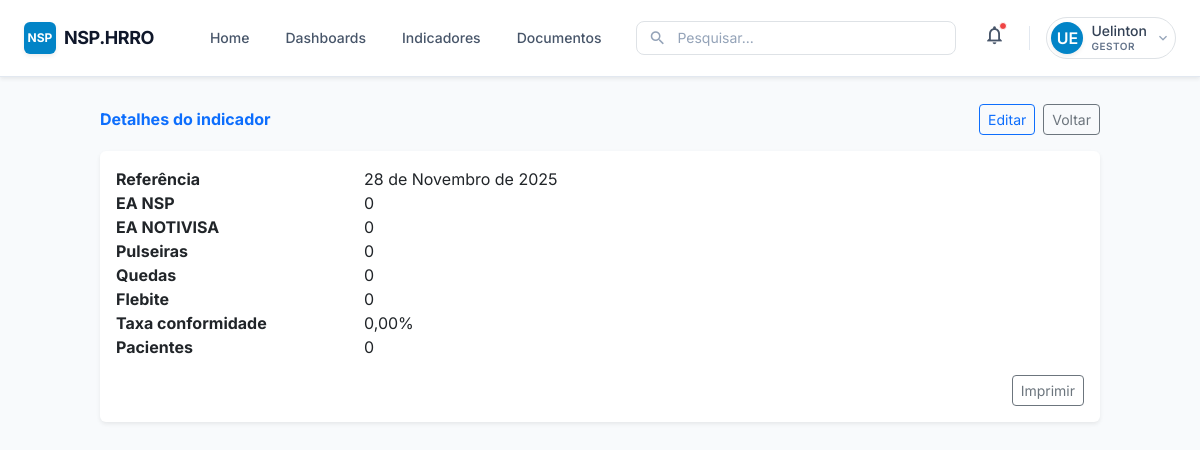
The app's page /indicadores/33/ (signed in) with its own data.
### core/models.py (models this page shows, shortened)
class MetricEntry(models.Model):
    referencia = models.DateField(default=timezone.now)
    total_ea_nsp = models.PositiveIntegerField()
    total_ea_notivisa = models.PositiveIntegerField()
    total_pulseiras = models.PositiveIntegerField()
    total_ea_queda = models.PositiveIntegerField()
    total_ea_flebite = models.PositiveIntegerField()
    taxa_conformidade = models.DecimalField(max_digits=5, decimal_places=2)
    total_pacientes = models.PositiveIntegerField()
    created_at = models.DateTimeField(auto_now_add=True)
    class Meta:
        ordering = ["-created_at"]

### core/views.py (the view)
# urls.py: path("indicadores/<int:pk>/", indicador_detail, name="indicador_detail"),
@login_required
def indicador_detail(request, pk):
    registro = get_object_or_404(MetricEntry, pk=pk)
    return render(request, "nsp/indicador_detail.html", {"registro": registro})

### templates/nsp/indicador_detail.html (shortened to what this page needs)
{% extends "nsp/base.html" %}
{% block content %}
<div class="container py-4">
  <div class="d-flex justify-content-between align-items-center mb-3">
    <h3 class="mb-0 fw-bold text-primary">Detalhes do indicador</h3>
    <div class="d-flex gap-2">
      <a href="{% url 'coleta_edit' registro.id %}" class="btn btn-outline-primary btn-sm">Editar</a>
      <a href="{% url 'indicadores' %}" class="btn btn-outline-secondary btn-sm">Voltar</a>
    </div>
  </div>
  <div class="card border-0 shadow-sm">
    <div class="card-body">
      <dl class="row mb-0">
        <dt class="col-sm-3">Referência</dt><dd class="col-sm-9">{{ registro.referencia }}</dd>
        <dt class="col-sm-3">EA NSP</dt><dd class="col-sm-9">{{ registro.total_ea_nsp }}</dd>
        <dt class="col-sm-3">EA NOTIVISA</dt><dd class="col-sm-9">{{ registro.total_ea_notivisa }}</dd>
        <dt class="col-sm-3">Pulseiras</dt><dd class="col-sm-9">{{ registro.total_pulseiras }}</dd>
        <dt class="col-sm-3">Quedas</dt><dd class="col-sm-9">{{ registro.total_ea_queda }}</dd>
        <dt class="col-sm-3">Flebite</dt><dd class="col-sm-9">{{ registro.total_ea_flebite }}</dd>
        <dt class="col-sm-3">Taxa conformidade</dt><dd class="col-sm-9">{{ registro.taxa_conformidade }}%</dd>
        <dt class="col-sm-3">Pacientes</dt><dd class="col-sm-9">{{ registro.total_pacientes }}</dd>
      </dl>
      <div class="text-end mt-3">
        <button class="btn btn-outline-secondary btn-sm" onclick="window.print()">Imprimir</button>
      </div>
    </div>
  </div>
</div>
{% endblock %}

### templates/nsp/base.html (shortened to what this page needs)
<!DOCTYPE html>
<html lang="pt-BR">
<head>
    <script src="https://cdn.tailwindcss.com"></script>
    <link href="https://cdn.jsdelivr.net/npm/bootstrap@5.3.0/dist/css/bootstrap.min.css" rel="stylesheet">
    <link href="https://cdn.jsdelivr.net/npm/bootstrap-icons@1.11.1/font/bootstrap-icons.css" rel="stylesheet">
</head>
<body class="bg-slate-50 text-slate-800">
    {% if request.path|default:"" != "/login/" %}
    <nav class="fixed top-0 left-0 w-full bg-white border-b border-slate-200 z-50 shadow-sm">
        <div class="mx-auto max-w-7xl px-4 py-3 flex items-center justify-between">
            <div class="flex items-center gap-3">
                <div class="flex items-center gap-2 cursor-pointer" onclick="window.location.href='{% url 'home' %}'">
                    <div class="w-8 h-8 bg-sky-600 rounded-md flex items-center justify-center text-white font-bold text-xs shadow-sm">
                        NSP
                    </div>
                    <span class="text-slate-900 font-bold tracking-tight text-lg">NSP.HRRO</span>
                </div>
                <div class="hidden md:flex items-center gap-1 ml-6">
                    <a href="{% url 'home' %}" class="px-3 py-2 text-sm font-medium text-slate-600 rounded-md hover:text-sky-700 hover:bg-slate-50 transition-colors">Home</a>
                    <a href="{% url 'dashboard' %}" class="px-3 py-2 text-sm font-medium text-slate-600 rounded-md hover:text-sky-700 hover:bg-slate-50 transition-colors">Dashboards</a>
                    <a href="{% url 'coleta' %}" class="px-3 py-2 text-sm font-medium text-slate-600 rounded-md hover:text-sky-700 hover:bg-slate-50 transition-colors">Indicadores</a>
                    <a href="#" class="px-3 py-2 text-sm font-medium text-slate-600 rounded-md hover:text-sky-700 hover:bg-slate-50 transition-colors">Documentos</a>
                </div>
            </div>
            <div class="hidden md:block w-80">
                <div class="relative">
                    <span class="absolute inset-y-0 left-0 flex items-center pl-3 text-slate-400">
                        <span class="material-icons" style="font-size: 18px;">search</span>
                    </span>
                    <input type="text" placeholder="Pesquisar..." class="w-full rounded-lg border border-slate-300 pl-10 pr-4 py-1.5 text-sm placeholder-slate-400 focus:outline-none focus:ring-2 focus:ring-sky-500 focus:border-transparent transition-shadow">
                </div>
            </div>
            <div class="flex items-center gap-3 md:gap-4">
                <button class="relative p-2 text-slate-600 hover:bg-slate-100 rounded-full transition-colors">
                    <span class="material-icons" style="font-size: 22px;">notifications_none</span>
                    <span class="absolute top-1.5 right-1.5 w-2 h-2 bg-red-500 rounded-full border border-white"></span>
                </button>
                <div class="relative group">
                    <button class="flex items-center gap-2 p-1 pr-2 rounded-full hover:bg-slate-50 border border-transparent hover:border-slate-200 transition-all">
                        <div class="w-8 h-8 rounded-full shadow-sm bg-sky-600 text-white flex items-center justify-center font-semibold">
                            {{ request.user.username|default:'U'|slice:":2"|upper }}
                        </div>
                        <div class="hidden md:flex flex-col items-start">
                            <span class="text-sm font-medium text-slate-700 leading-tight">{{ request.user.username|default:'Usuário' }}</span>
                            <span class="text-[10px] text-slate-500 uppercase tracking-wider font-semibold">Gestor</span>
                        </div>
                        <span class="material-icons text-slate-400 hidden md:block" style="font-size: 16px;">expand_more</span>
                    </button>
                </div>
            </div>
        </div>
    </nav>
    {% endif %}
    {% if request.path|default:"" != "/login/" %}
    <main class="pt-20 pb-10 px-4 max-w-7xl mx-auto">
    {% else %}
    <main>
    {% endif %}
        {% block content %}{% endblock %}
    </main>
</body>
</html>

### templates/nsp/base.html (style rules this page uses)
body { font-family: 'Inter', sans-serif; }

### records on screen
MetricEntry: referencia "28 de Novembro de 2025", total_ea_nsp "0", total_ea_notivisa "0", total_pulseiras "0", total_ea_queda "0", total_ea_flebite "0", taxa_conformidade "0,00", total_pacientes "0"

### other values on screen
{{ request.user.username|default:'U'|slice:":2"|upper }} "UE"
{{ request.user.username|default:'Usuário' }} "Uelinton"
